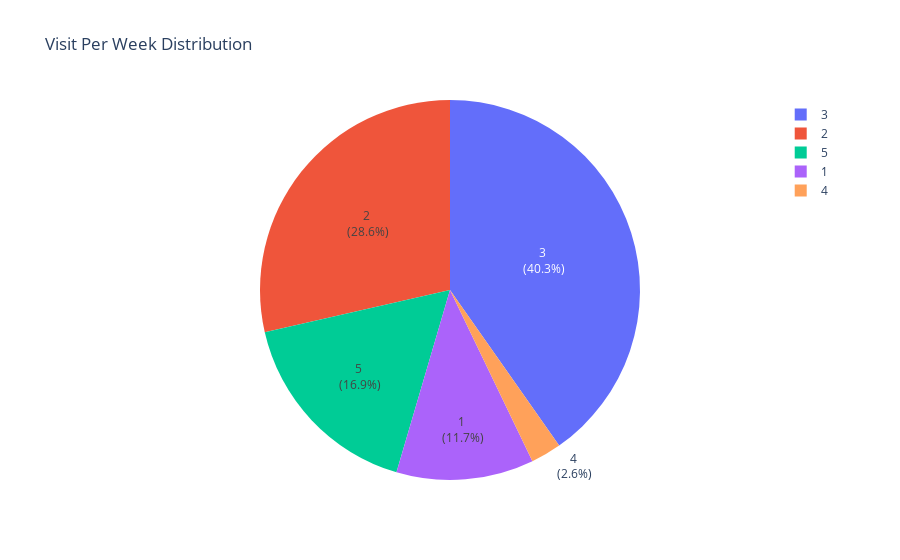

The code cell stored with this chart in its notebook:
### Markdown cell above
### Distribution of Visit Per Week

### Code cell
import plotly.graph_objs as go
from plotly.offline import iplot

# Create a new Plotly figure
fig = go.Figure()

# Add a pie chart trace for 'visit_per_week' distribution
fig.add_trace(go.Pie(
    labels=df['visit_per_week'].value_counts().index,  # Get unique visit frequencies as labels
    values=df['visit_per_week'].value_counts().values,  # Get counts of each frequency as values
    # title='Visit Per Week Distribution',  # Set chart title
    textinfo='label+percent+value',  # Show label, percentage, and actual count
    texttemplate='%{label}<br> (%{percent})',  # Custom text formatting
    textposition='auto'  # Automatically position text labels
))
fig.update_layout(
    title='Visit Per Week Distribution',
)
# Display the plot
iplot(fig)

# Save the plot as an interactive HTML file
fig.write_html("../lower_than_15/vis_15/visit_per_week_count.html")

### Figure 1 — Plotly figure (JSON) as saved in the notebook; plotly's stock layout.template omitted (floating-point values rounded to 4 significant figures)
{"data": [{"labels": [3, 2, 5, 1, 4], "textinfo": "label+percent+value", "textposition": "auto", "texttemplate": "%{label}<br> (%{percent})", "type": "pie", "values": [31, 22, 13, 9, 2]}], "layout": {"title": {"text": "Visit Per Week Distribution"}}}
